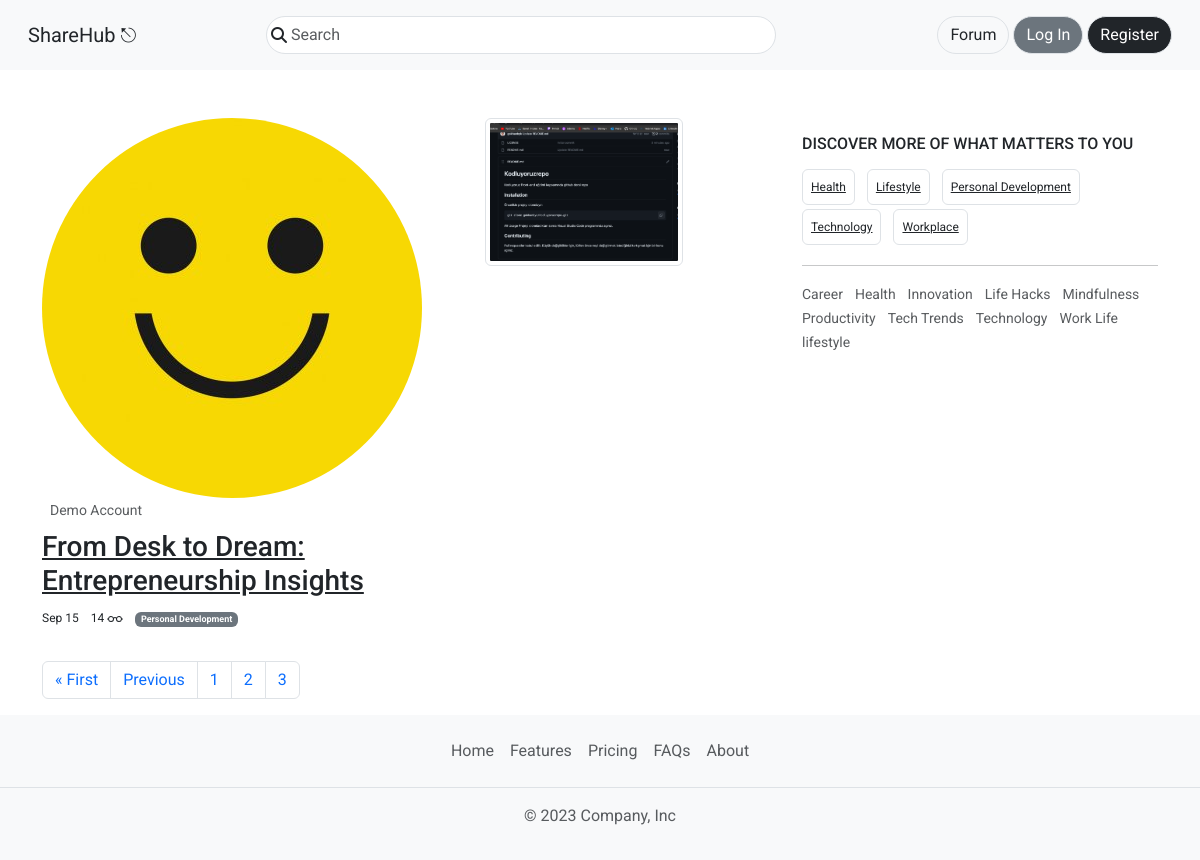
/blog/?page=3, run on an earlier commit of the app's database.
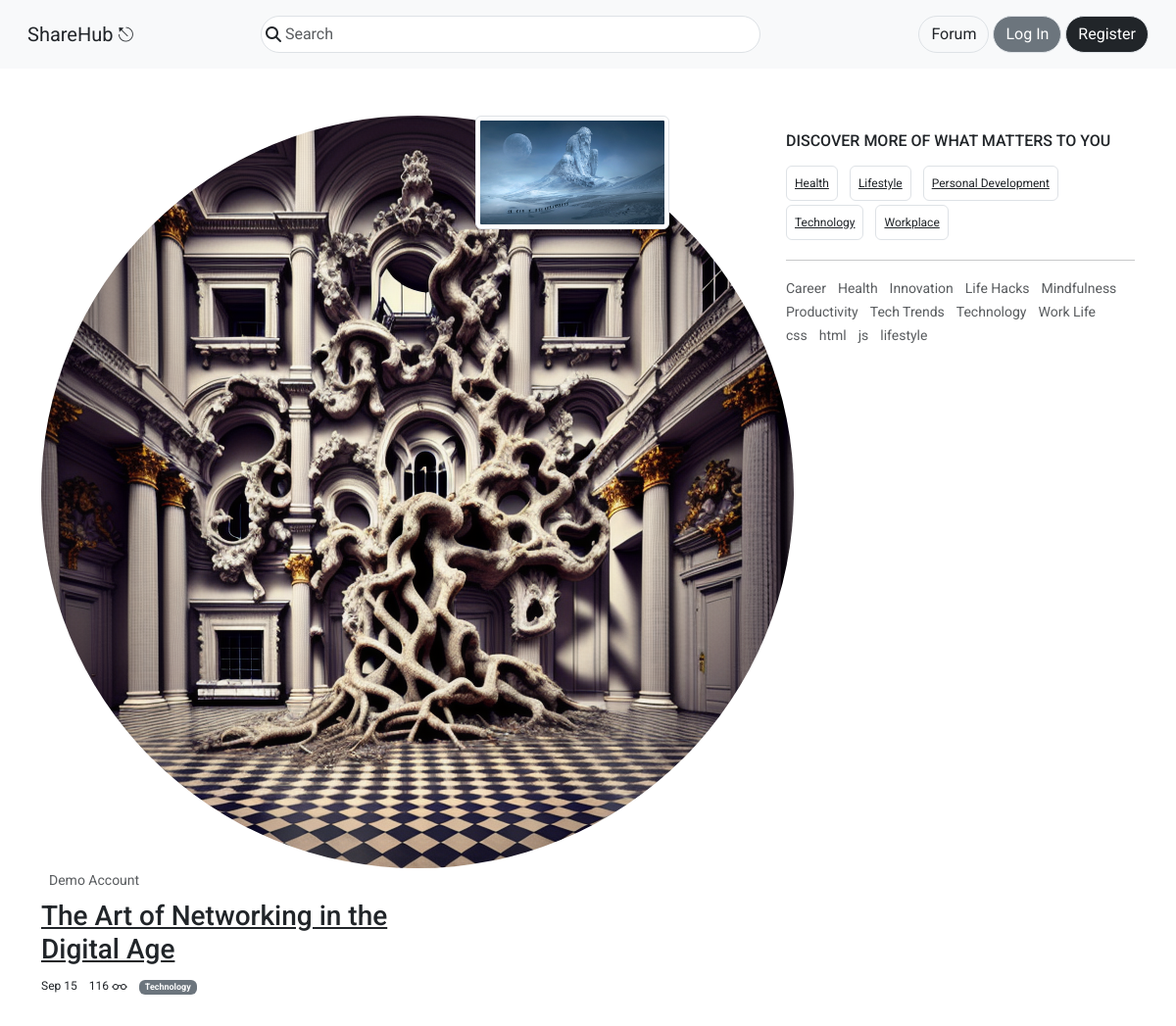
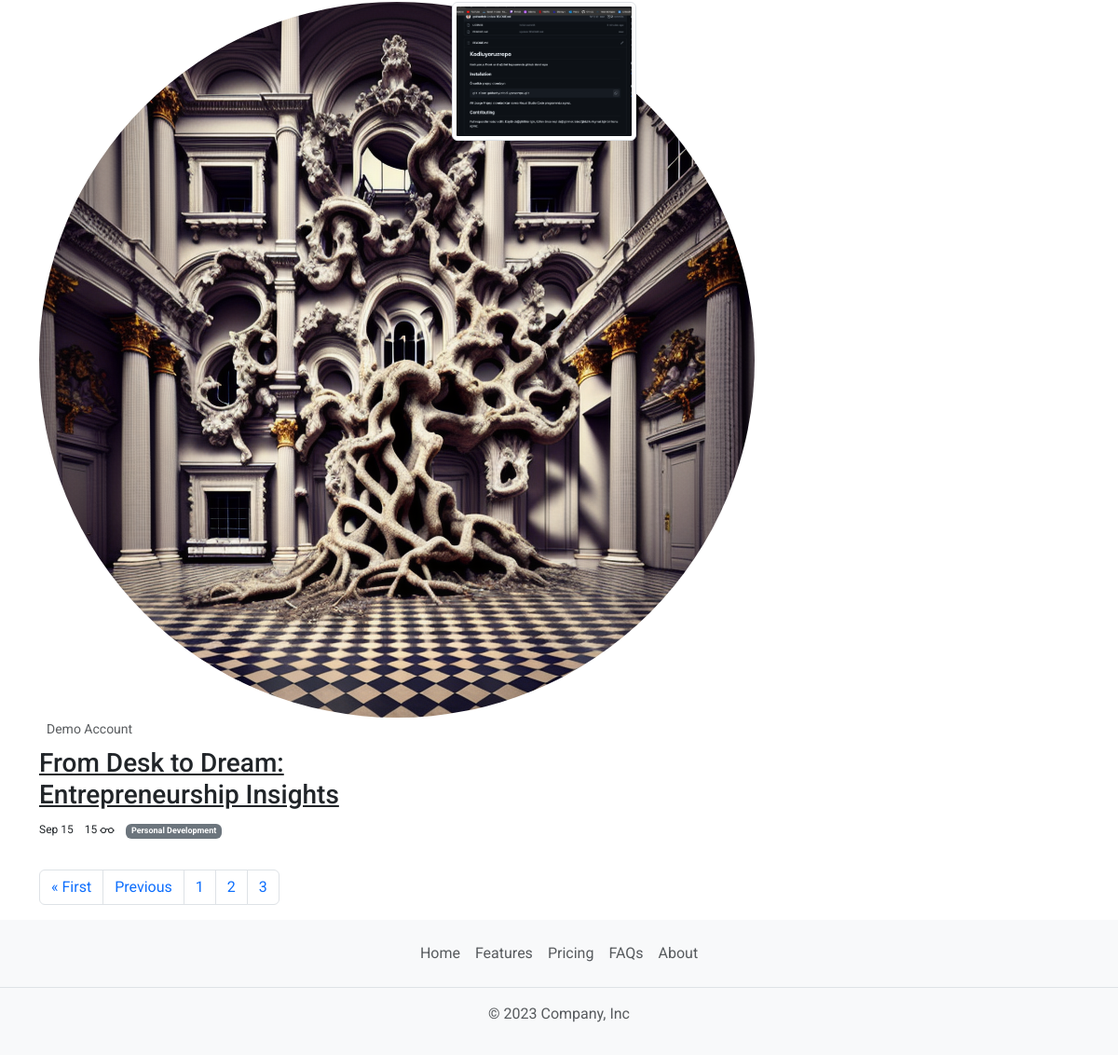
And on a later commit of the database (2 pictures, top to bottom).
### blog/models.py (models this page shows, shortened)
class CommonModel(models.Model):
    title = models.CharField(max_length=200)
    slug = AutoSlugField(populate_from = 'title', unique=True)
    is_active = models.BooleanField(default=True)
    created_at = models.DateTimeField(auto_now_add=True)
    updated_ad = models.DateTimeField(auto_now=True)
    class Meta:
        abstract = True
        ordering = ('title', )

class BlogPost(CommonModel):
    user = models.ForeignKey(User, on_delete=models.CASCADE)
    category = models.ForeignKey(Category, on_delete=models.SET_NULL, null=True)
    tag = models.ManyToManyField(Tag)
    cover_image = models.ImageField(upload_to="post")
    content = tinymce_models.HTMLField(blank=True, null=True)
    view_count = models.PositiveBigIntegerField(default=0)
    class Meta:
        ordering = ('-created_at', )
    def get_absolute_url(self):
        return reverse(
            'read:post_detail_view',
            kwargs={
                'user_slug': self.user.profile.slug,
                'post_slug': self.slug,
            }
        )

class Category(CommonModel):
    def __str__(self):
        return self.title
    def get_absolute_url(self):
        return reverse(
            "blog:category_view",
            kwargs={
                "category_slug": self.slug
            }
        )

class Tag(CommonModel):
    def get_absolute_url(self):
        return reverse(
            'blog:tag_view',
            kwargs={
                'tag_slug': self.slug
            }
        )

### user/models.py (models this page shows, shortened)
class Profile(models.Model):
    user = models.OneToOneField(User, on_delete=models.CASCADE)
    avatar = models.ImageField(upload_to='avatar')
    instagram = models.CharField(max_length=200)
    info = tinymce_models.HTMLField(blank=True, null=True)
    slug = models.SlugField(max_length=200)
    def get_absolute_url(self):
        return reverse(
            'read:all_posts_view',
            kwargs= {
                "user_slug": self.slug,
            }
        )

### page/views.py (the view, shortened to what this page needs)
# urls.py: path('blog/', forum_page_view, name='forum_page_view'),
def forum_page_view(request):
    all_posts = BlogPost.objects.filter(is_active=True)
    tags = Tag.objects.filter(is_active=True)
    categories = Category.objects.filter(is_active=True)
    paginator = Paginator(all_posts, 5)
    page_number = request.GET.get('page')
    posts = paginator.get_page(page_number)
    context = dict(
        tags = tags,
        categories = categories,
        posts = posts,
    )
    return render(request, 'page/forum_post.html', context)

### page/templates/page/forum_post.html (shortened to what this page needs)
{% extends "core/base.html" %}
{% block content %}
    <section class="container mt-5">
        <div class="row">
            <main class="col-md-7">
                    {% for post in posts %}
                            {% include "components/post.html" %}
                    {% endfor %}
                {% if posts.paginator %}
                    <nav aria-label="Page navigation example">
                        <ul class="pagination">
                            {% if posts.has_previous %}
                                <li class="page-item"><a class="page-link" href="?page=1">&laquo; First</a></li>
                                <li class="page-item"><a class="page-link" href="?page={{ posts.previous_page_number }}">Previous</a></li>
                            {% endif %}
                            {% with ''|center:posts.paginator.num_pages as range %}
                            {% for _ in range %}
                                <li class="page-item"><a class="page-link" href="?page={{ forloop.counter }}">{{ forloop.counter }}</a></li>
                            {% endfor %}
                            {% endwith %}
                        </ul>
                    </nav>
                    {% endif %}
            </main>
            <aside class="col-md-4 offset-sm-1">
                <h6 class="my-3">DISCOVER MORE OF WHAT MATTERS TO YOU</h6>
                <ul class="list-inline mb-3">
                    {% for category in categories %}
                        <li class="list-inline-item border p-2 text-muted fs-12 mb-1 rounded">
                            <a href="{{ category.get_absolute_url }}" class="link-dark">{{ category.title }}</a>
                        </li>
                    {% endfor %}
                </ul>
                <hr>
                <ul class="list-inline mt-3">
                    {% for tag in tags %}
                        <li class="list-inline-item"><a href="{{ tag.get_absolute_url }}" class="text-decoration-none text-muted fs-14">{{ tag.title }}</a></li>
                    {% endfor %}
                </ul>
            </aside>
        </div>
    </section>
{% endblock content %}

### blog/templates/components/post.html (shortened to what this page needs)
{% load thumbnail %}
{% load static %}
<article class="row mb-3">
    <div class="col-sm-8">
        <div>
            <a href="{{ post.user.profile.get_absolute_url }}" class="text-decoration-none text-muted">
            {% if post.user.profile.avatar|thumbnail_url:'avatar' %}
                <img src="{{ post.user.profile.avatar|thumbnail_url:'avatar' }}" class="rounded-circle" alt="">
            {% else %}
                <img src="{% static "./img/default_user.jpeg" %}" class="rounded-circle" alt="" width="32" height="32">
            {% endif %}
            <small class="ms-2">{{ post.user.get_full_name }}</small>
            </a>
        </div>
        <h3 class="mt-2 MB-1">
            <a href="{{ post.get_absolute_url }}" class="text-dark">{{ post.title }}</a>
        </h3>
        <ul class="list-inline">
            <li class="list-inline-item fs-12">{{ post.created_at|date:"M d"}}</li>
            <li class="list-inline-item fs-12">
                {{ post.view_count }}
            </li>
            <li class="list-inline-item fs-12">
                <a href="{{ post.category.get_absolute_url }}">
                    <span class="badge bg-secondary">
                        {{ post.category }}
                    </span>
                </a>
            </li>
        </ul>
    </div>
    <div class="col-sm-4">
        <img src="{{ post.cover_image|thumbnail_url:'thumbnail' }}" alt="" class="w-100 img-thumbnail">
    </div>
</article>

What changed in the data, as far as the page shows it:
now on this page (row edited): BlogPost: user.profile.avatar|thumbnail_url (picture), user.get_full_name "Demo Account", title "The Art of Networking in the Digital Age", created_at "Sep 15", view_count "116", category "Technology", cover_image|thumbnail_url (picture)
changed BlogPost "From Desk to Dream: Entrepreneurship Insights": user.profile.avatar|thumbnail_url: a different picture; view_count "14" → "15"
added Tag: title "css"
added Tag: title "html"
added Tag: title "js"
